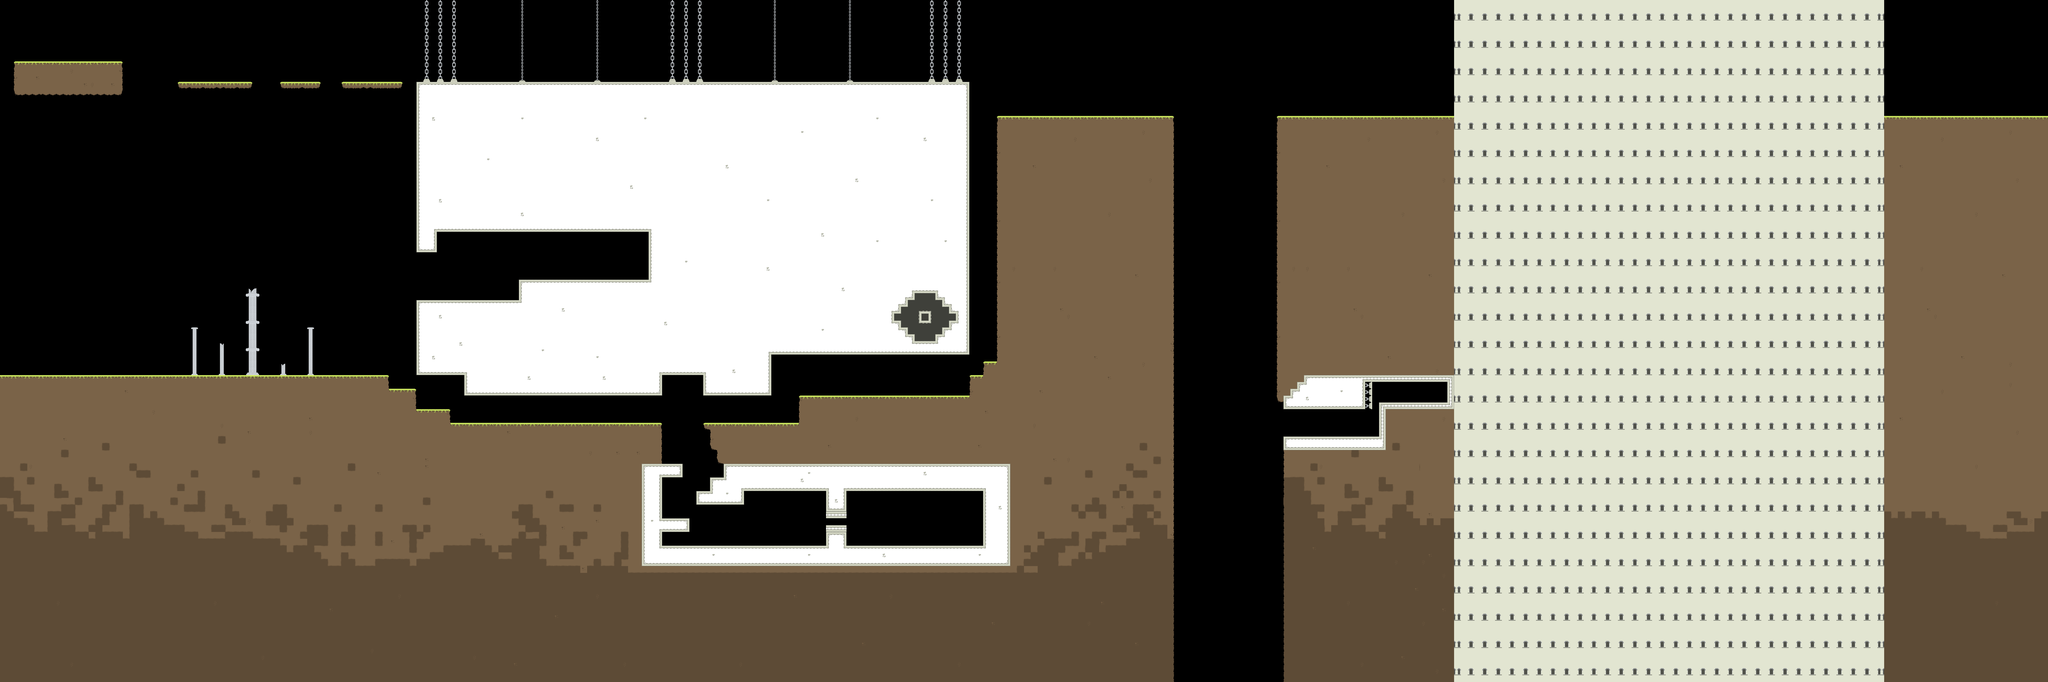

This game map was drawn from its Tiled (.tmx) file and the tilesets committed beside it. A one-line description and the trimmed map source follow:
An orthogonal 300x100 tile map with 32x32 px tiles, 1 tile layer (Capa de Patrones 1).

<map version="1.2" tiledversion="1.2.4" orientation="orthogonal" renderorder="right-down" width="300" height="100" tilewidth="32" tileheight="32" infinite="0" nextlayerid="2" nextobjectid="1">
 <tileset firstgid="1" name="Earth_tileset" tilewidth="32" tileheight="32" spacing="1" margin="1" tilecount="432" columns="24">
  <image source="Earth_tileset.png" width="800" height="600" />
 </tileset>
 <layer id="1" name="Capa de Patrones 1" width="300" height="100">
  <data>[30000 cells, 21732 non-empty, 95 distinct tile ids]</data>
 </layer>
</map>
